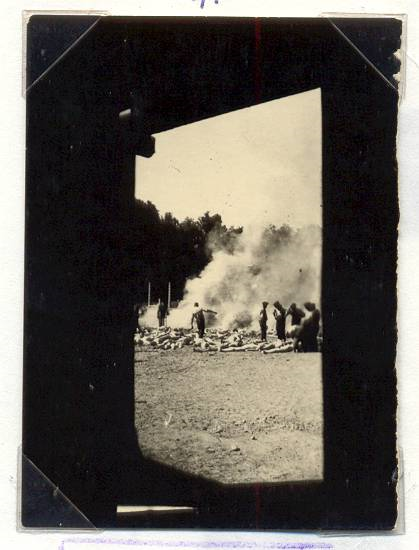
#> input picture HW04/inputs/P3/sonderkommando_photographs_280.png, 419 x 550 px; its folder holds 2 pictures in this run
$ jupyter execute --allow-errors Q3.ipynb
#> lines starting #> are read from the running program, lines starting #| are printed output that depends on the picture
### - Sobhan Moradian Daghigh
#### - 7/3/2022
### - DIP - HW04 - Q3

[cell 1]
import numpy as np
import glob
import cv2
from matplotlib import pyplot as plt
from skimage.restoration import denoise_tv_chambolle

[cell 2]
def load_datas(folder_name):
#> called with folder_name = './inputs/P3/'
    images = glob.glob('{}*.png'.format(folder_name))
    datas = []
    names = []
    for image in images:
        img = cv2.imread(image)
#> img is the input picture: shape (550, 419, 3); mean B, G, R 88.3, 95.4, 100.2
        img = cv2.cvtColor(img, cv2.COLOR_BGR2RGB)
        datas.append(img)
        names.append(image.split('\\')[-1][:-4])
    return datas, names

[cell 3]
images, names = load_datas('./inputs/P3/')
#> images = 2 items; names = 2 items

[cell 4]
names

[cell 5]
def plotter(images, names=None, subplots=None, gray=False):
#> called with subplots = (1, 2), gray = False
    if subplots is None:
        plt.figure(figsize=(5, 6))
        plt.imshow(images, cmap='gray') if gray else plt.imshow(images)
        plt.title(names)
        plt.axis('off')
    else:
        fig, ax = plt.subplots(subplots[0], subplots[1], figsize=(subplots[1] * 5, subplots[0] * 6))
        for i, (img, name, ax) in enumerate(zip(images, names, fig.axes)):
            ax.imshow(img, cmap='gray') if gray else ax.imshow(img)
            ax.set_title(name)
            ax.axis('off')
#> this loop made 2 passes
    plt.show()
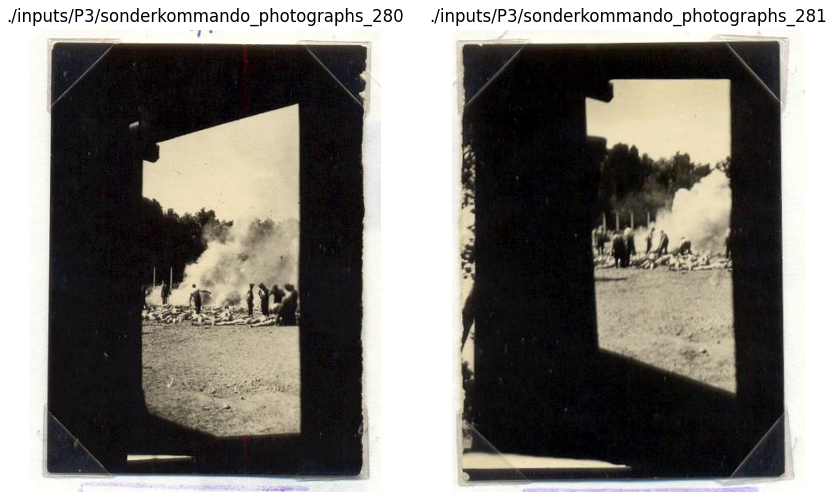
#> figure drawn by matplotlib, 2 panels

[cell 6]
plotter(images, names, subplots=(1, 2))

[cell 7]
def mouse_click(event, x, y, flags, param):
    if event == cv2.EVENT_LBUTTONDOWN:
        param.append([x, y])

[cell 8]
def select_alignment_cordinates(img, points):
    img = cv2.cvtColor(img, cv2.COLOR_RGB2BGR)
    cv2.imshow('Choose', img)
    cv2.setMouseCallback('Choose', mouse_click, points)
    cv2.waitKey(0)
    cv2.destroyAllWindows()

[cell 9]
def align_imgs(img1):
    rows, cols, ch = img1.shape
#> rows = 550; cols = 419; ch = 3
    points = []
    select_alignment_cordinates(img1, points)
    pts1 = np.float32(points)

    points = np.array(points)
    nw = int((np.linalg.norm((points[0] + points[3]) / 2 - (points[1] + points[2]) / 2)))
    nh = int(np.linalg.norm((points[0] + points[1]) / 2 - (points[2] + points[3]) / 2))

    pts2 = np.float32([[0, 0],[nw, 0],[nw, nh],[0, nh]])

    M = cv2.getPerspectiveTransform(pts1, pts2)
    dst = cv2.warpPerspective(img1, M, (nw, nh))
    plotter([img1, dst], names=['img1', 'Transformed'], subplots=(1, 2))
    return dst

#> (a cell that did not finish here is left out)

#> (a cell that did not finish here is left out)
